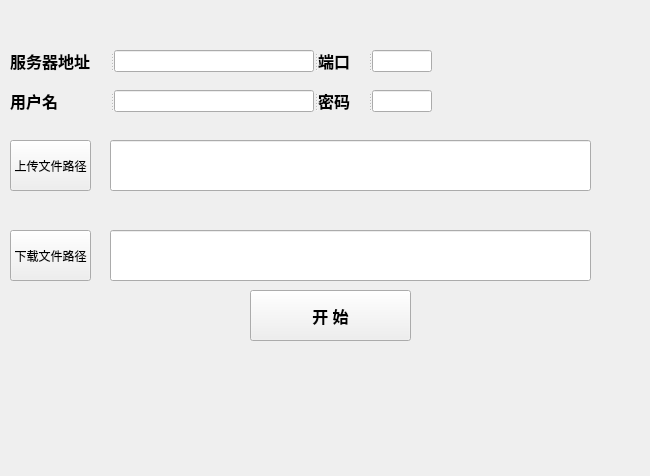
<?xml version="1.0" encoding="UTF-8"?>
<ui version="4.0">
 <class>Form</class>
 <widget class="QWidget" name="Form">
  <property name="geometry">
   <rect>
    <x>0</x>
    <y>0</y>
    <width>650</width>
    <height>476</height>
   </rect>
  </property>
  <property name="windowTitle">
   <string>ftp工具</string>
  </property>
  <widget class="QSplitter" name="splitter">
   <property name="geometry">
    <rect>
     <x>10</x>
     <y>50</y>
     <width>425</width>
     <height>22</height>
    </rect>
   </property>
   <property name="orientation">
    <enum>Qt::Horizontal</enum>
   </property>
   <widget class="QLabel" name="label">
    <property name="sizePolicy">
     <sizepolicy hsizetype="Fixed" vsizetype="Fixed">
      <horstretch>0</horstretch>
      <verstretch>0</verstretch>
     </sizepolicy>
    </property>
    <property name="maximumSize">
     <size>
      <width>100</width>
      <height>16777215</height>
     </size>
    </property>
    <property name="font">
     <font>
      <family>Aharoni</family>
      <pointsize>12</pointsize>
      <weight>75</weight>
      <bold>true</bold>
     </font>
    </property>
    <property name="text">
     <string>服务器地址</string>
    </property>
    <property name="wordWrap">
     <bool>true</bool>
    </property>
   </widget>
   <widget class="QLineEdit" name="lineEdit_ip">
    <property name="sizePolicy">
     <sizepolicy hsizetype="Fixed" vsizetype="Fixed">
      <horstretch>0</horstretch>
      <verstretch>0</verstretch>
     </sizepolicy>
    </property>
    <property name="maximumSize">
     <size>
      <width>200</width>
      <height>16777215</height>
     </size>
    </property>
    <property name="font">
     <font>
      <family>Aharoni</family>
      <pointsize>12</pointsize>
      <weight>75</weight>
      <bold>true</bold>
     </font>
    </property>
   </widget>
   <widget class="QLabel" name="label_2">
    <property name="sizePolicy">
     <sizepolicy hsizetype="Fixed" vsizetype="Fixed">
      <horstretch>0</horstretch>
      <verstretch>0</verstretch>
     </sizepolicy>
    </property>
    <property name="maximumSize">
     <size>
      <width>50</width>
      <height>16777215</height>
     </size>
    </property>
    <property name="font">
     <font>
      <family>Aharoni</family>
      <pointsize>12</pointsize>
      <weight>75</weight>
      <bold>true</bold>
     </font>
    </property>
    <property name="text">
     <string>端口</string>
    </property>
    <property name="wordWrap">
     <bool>true</bool>
    </property>
   </widget>
   <widget class="QLineEdit" name="lineEdit_port">
    <property name="sizePolicy">
     <sizepolicy hsizetype="Fixed" vsizetype="Fixed">
      <horstretch>0</horstretch>
      <verstretch>0</verstretch>
     </sizepolicy>
    </property>
    <property name="maximumSize">
     <size>
      <width>60</width>
      <height>16777215</height>
     </size>
    </property>
    <property name="font">
     <font>
      <family>Aharoni</family>
      <pointsize>12</pointsize>
      <weight>75</weight>
      <bold>true</bold>
     </font>
    </property>
   </widget>
  </widget>
  <widget class="QPushButton" name="pushButton_upfile">
   <property name="geometry">
    <rect>
     <x>10</x>
     <y>140</y>
     <width>81</width>
     <height>51</height>
    </rect>
   </property>
   <property name="sizePolicy">
    <sizepolicy hsizetype="Preferred" vsizetype="Preferred">
     <horstretch>0</horstretch>
     <verstretch>0</verstretch>
    </sizepolicy>
   </property>
   <property name="text">
    <string>上传文件路径</string>
   </property>
  </widget>
  <widget class="QPushButton" name="pushButton_dowfile">
   <property name="geometry">
    <rect>
     <x>10</x>
     <y>230</y>
     <width>81</width>
     <height>51</height>
    </rect>
   </property>
   <property name="sizePolicy">
    <sizepolicy hsizetype="Preferred" vsizetype="Preferred">
     <horstretch>0</horstretch>
     <verstretch>0</verstretch>
    </sizepolicy>
   </property>
   <property name="text">
    <string>下载文件路径</string>
   </property>
  </widget>
  <widget class="QLineEdit" name="lineEdit_downfilepath">
   <property name="geometry">
    <rect>
     <x>110</x>
     <y>230</y>
     <width>481</width>
     <height>51</height>
    </rect>
   </property>
   <property name="sizePolicy">
    <sizepolicy hsizetype="Preferred" vsizetype="Preferred">
     <horstretch>0</horstretch>
     <verstretch>0</verstretch>
    </sizepolicy>
   </property>
   <property name="maximumSize">
    <size>
     <width>16777215</width>
     <height>16777215</height>
    </size>
   </property>
   <property name="font">
    <font>
     <family>Aharoni</family>
     <pointsize>12</pointsize>
     <weight>75</weight>
     <bold>true</bold>
    </font>
   </property>
  </widget>
  <widget class="QLabel" name="label_result">
   <property name="geometry">
    <rect>
     <x>40</x>
     <y>360</y>
     <width>521</width>
     <height>101</height>
    </rect>
   </property>
   <property name="text">
    <string/>
   </property>
  </widget>
  <widget class="QLineEdit" name="lineEdit_upfilepath">
   <property name="geometry">
    <rect>
     <x>110</x>
     <y>140</y>
     <width>481</width>
     <height>51</height>
    </rect>
   </property>
   <property name="sizePolicy">
    <sizepolicy hsizetype="Preferred" vsizetype="Preferred">
     <horstretch>0</horstretch>
     <verstretch>0</verstretch>
    </sizepolicy>
   </property>
   <property name="maximumSize">
    <size>
     <width>16777215</width>
     <height>16777215</height>
    </size>
   </property>
   <property name="font">
    <font>
     <family>Aharoni</family>
     <pointsize>12</pointsize>
     <weight>75</weight>
     <bold>true</bold>
    </font>
   </property>
  </widget>
  <widget class="QPushButton" name="pushButton_start">
   <property name="geometry">
    <rect>
     <x>250</x>
     <y>290</y>
     <width>161</width>
     <height>51</height>
    </rect>
   </property>
   <property name="sizePolicy">
    <sizepolicy hsizetype="Preferred" vsizetype="Preferred">
     <horstretch>0</horstretch>
     <verstretch>0</verstretch>
    </sizepolicy>
   </property>
   <property name="font">
    <font>
     <family>Aharoni</family>
     <pointsize>12</pointsize>
     <weight>75</weight>
     <bold>true</bold>
    </font>
   </property>
   <property name="text">
    <string>开 始</string>
   </property>
  </widget>
  <widget class="QSplitter" name="splitter_2">
   <property name="geometry">
    <rect>
     <x>10</x>
     <y>90</y>
     <width>425</width>
     <height>22</height>
    </rect>
   </property>
   <property name="orientation">
    <enum>Qt::Horizontal</enum>
   </property>
   <widget class="QLabel" name="label_3">
    <property name="sizePolicy">
     <sizepolicy hsizetype="Fixed" vsizetype="Fixed">
      <horstretch>0</horstretch>
      <verstretch>0</verstretch>
     </sizepolicy>
    </property>
    <property name="maximumSize">
     <size>
      <width>100</width>
      <height>16777215</height>
     </size>
    </property>
    <property name="font">
     <font>
      <family>Aharoni</family>
      <pointsize>12</pointsize>
      <weight>75</weight>
      <bold>true</bold>
     </font>
    </property>
    <property name="text">
     <string>用户名</string>
    </property>
    <property name="wordWrap">
     <bool>true</bool>
    </property>
   </widget>
   <widget class="QLineEdit" name="lineEdit_usr">
    <property name="sizePolicy">
     <sizepolicy hsizetype="Fixed" vsizetype="Fixed">
      <horstretch>0</horstretch>
      <verstretch>0</verstretch>
     </sizepolicy>
    </property>
    <property name="maximumSize">
     <size>
      <width>200</width>
      <height>16777215</height>
     </size>
    </property>
    <property name="font">
     <font>
      <family>Aharoni</family>
      <pointsize>12</pointsize>
      <weight>75</weight>
      <bold>true</bold>
     </font>
    </property>
   </widget>
   <widget class="QLabel" name="label_">
    <property name="sizePolicy">
     <sizepolicy hsizetype="Fixed" vsizetype="Fixed">
      <horstretch>0</horstretch>
      <verstretch>0</verstretch>
     </sizepolicy>
    </property>
    <property name="maximumSize">
     <size>
      <width>50</width>
      <height>16777215</height>
     </size>
    </property>
    <property name="font">
     <font>
      <family>Aharoni</family>
      <pointsize>12</pointsize>
      <weight>75</weight>
      <bold>true</bold>
     </font>
    </property>
    <property name="text">
     <string>密码</string>
    </property>
    <property name="wordWrap">
     <bool>true</bool>
    </property>
   </widget>
   <widget class="QLineEdit" name="lineEdit_pwd">
    <property name="sizePolicy">
     <sizepolicy hsizetype="Fixed" vsizetype="Fixed">
      <horstretch>0</horstretch>
      <verstretch>0</verstretch>
     </sizepolicy>
    </property>
    <property name="maximumSize">
     <size>
      <width>60</width>
      <height>16777215</height>
     </size>
    </property>
    <property name="font">
     <font>
      <family>Aharoni</family>
      <pointsize>12</pointsize>
      <weight>75</weight>
      <bold>true</bold>
     </font>
    </property>
   </widget>
  </widget>
  <widget class="QLabel" name="label_fileinfo">
   <property name="geometry">
    <rect>
     <x>120</x>
     <y>205</y>
     <width>471</width>
     <height>21</height>
    </rect>
   </property>
   <property name="text">
    <string/>
   </property>
  </widget>
 </widget>
 <tabstops>
  <tabstop>lineEdit_ip</tabstop>
  <tabstop>lineEdit_port</tabstop>
  <tabstop>lineEdit_usr</tabstop>
  <tabstop>lineEdit_pwd</tabstop>
  <tabstop>pushButton_upfile</tabstop>
  <tabstop>lineEdit_upfilepath</tabstop>
  <tabstop>pushButton_dowfile</tabstop>
  <tabstop>lineEdit_downfilepath</tabstop>
  <tabstop>pushButton_start</tabstop>
 </tabstops>
 <resources/>
 <connections/>
</ui>
